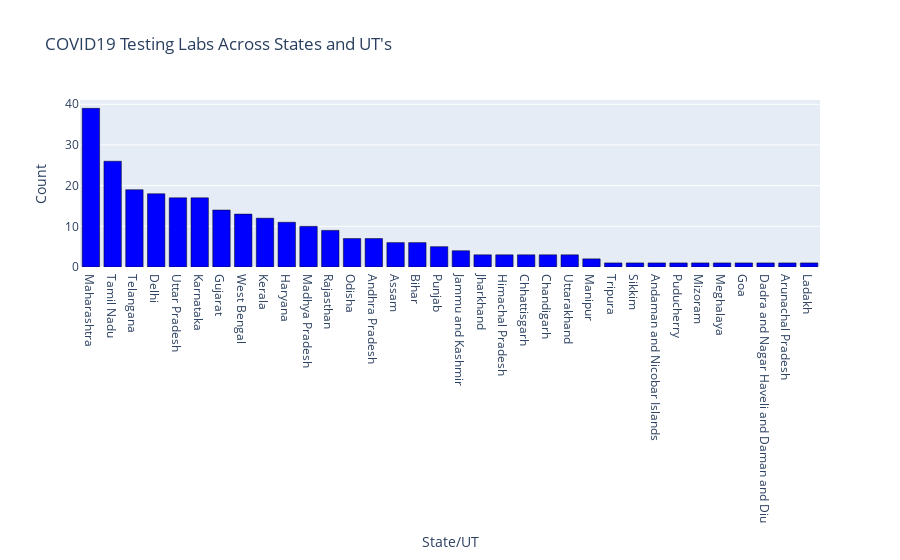

Here is the notebook cell this chart was saved with:
### Code cell
labs_across_states = testing_labs.groupby('state',as_index=False)['lab'].count().sort_values('lab',ascending=False)
fig = go.Figure(data=(go.Bar(x=labs_across_states['state'], y=labs_across_states['lab'],marker_color='blue',marker_line_color='black')))
fig.update_layout(title="COVID19 Testing Labs Across States and UT's",xaxis=dict(title="State/UT"),yaxis=dict(title="Count"))

### Figure 1 — Plotly figure (JSON) as saved in the notebook; plotly's stock layout.template omitted (floating-point values rounded to 4 significant figures)
{"data": [{"marker": {"color": "blue", "line": {"color": "black"}}, "type": "bar", "x": ["Maharashtra", "Tamil Nadu", "Telangana", "Delhi", "Uttar Pradesh", "Karnataka", "Gujarat", "West Bengal", "Kerala", "Haryana", "Madhya Pradesh", "Rajasthan", "Odisha", "Andhra Pradesh", "Assam", "Bihar", "Punjab", "Jammu and Kashmir", "Jharkhand", "Himachal Pradesh", "Chhattisgarh", "Chandigarh", "Uttarakhand", "Manipur", "Tripura", "Sikkim", "Andaman and Nicobar Islands", "Puducherry", "Mizoram", "Meghalaya", "Goa", "Dadra and Nagar Haveli and Daman and Diu", "Arunachal Pradesh", "Ladakh"], "y": [39, 26, 19, 18, 17, 17, 14, 13, 12, 11, 10, 9, 7, 7, 6, 6, 5, 4, 3, 3, 3, 3, 3, 2, 1, 1, 1, 1, 1, 1, 1, 1, 1, 1]}], "layout": {"title": {"text": "COVID19 Testing Labs Across States and UT's"}, "xaxis": {"title": {"text": "State/UT"}}, "yaxis": {"title": {"text": "Count"}}}}
